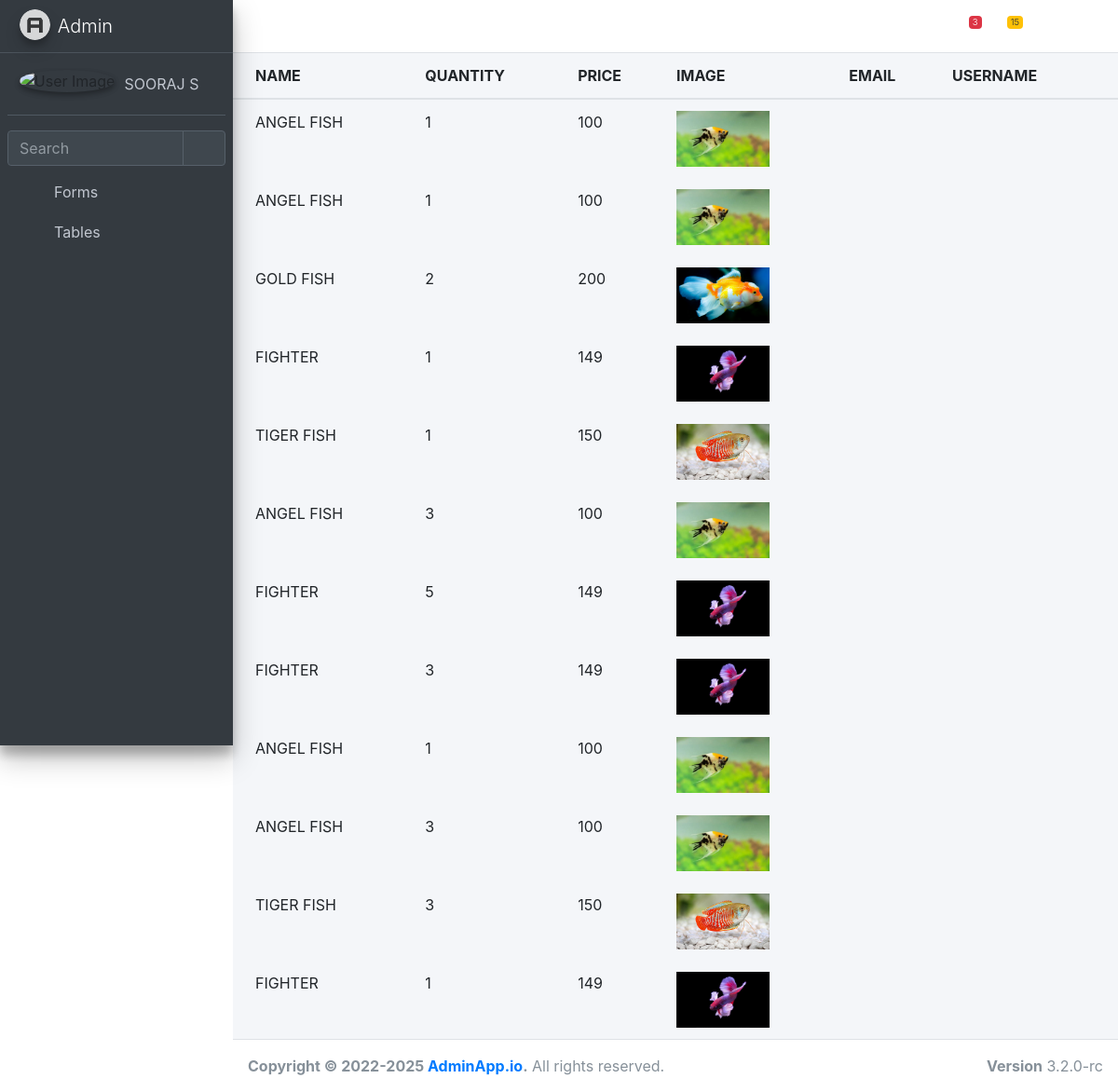
Page /usertable on the committed database.
### UserApp/models.py (models this page shows)
class cart(models.Model):
    usercart=models.ForeignKey(register,on_delete=models.CASCADE)
    userpro=models.ForeignKey(product,on_delete=models.CASCADE)
    quantity=models.IntegerField()
    total=models.IntegerField()
    status=models.IntegerField(default=0)

### AdminApp/models.py (models this page shows)
class product(models.Model):
    name1=models.CharField(max_length=20)
    description1=models.CharField(max_length=50)
    price1=models.IntegerField()
    categories=models.CharField(max_length=20,default="")
    image1=models.ImageField(upload_to='images',default='null.jpg')

### AdminApp/views.py (the view)
# urls.py: path('usertable',views.usertable,name='usertable'),
def usertable(request):
    data1=cart.objects.all()
    return render(request,'tableuser.html',{'data1':data1})

### AdminApp/templates/tableuser.html
{% extends 'admin.html'%}
{% block content %}
<div class="card-body table-responsive p-0">
    <table class="table table-hover text-nowrap">
      <thead>
        <tr>
          <th>NAME</th>
          <th>QUANTITY</th>
          <th>PRICE</th>
          <th>IMAGE</th>
          <th>EMAIL</th>
          <th>USERNAME</th>
        </tr>
          {% for i in data1 %}
        <tr>
          <td>{{i.userpro.name1}}</td>
          <td>{{i.quantity}}</td>
          <td>{{i.userpro.price1}}</td>
          <td><img src="{{i.userpro.image1.url}}" style="width: 100px;height: 60px;"></td>
          <td>{{request.session.username_u}}</td>
          <td>{{request.session.mail_u}}</td>
        </tr>
      {% endfor %}
    </table>
  </div>
  {% endblock %}

### AdminApp/templates/admin.html (shortened to what this page needs)
{% load static %}
<!DOCTYPE html>
<html lang="en">
<head>
  <link rel="stylesheet" href="{% static "plugins/fontawesome-free/css/all.min.css" %}">
  <link rel="stylesheet" href="{% static "https://code.ionicframework.com/ionicons/2.0.1/css/ionicons.min.css" %}">
  <link rel="stylesheet" href="{% static "plugins/tempusdominus-bootstrap-4/css/tempusdominus-bootstrap-4.min.css" %}">
  <link rel="stylesheet" href="{% static "plugins/icheck-bootstrap/icheck-bootstrap.min.css" %}">
  <link rel="stylesheet" href="{% static "plugins/jqvmap/jqvmap.min.css" %}">
  <link rel="stylesheet" href="{% static "dist/css/adminlte.min.css" %}">
  <link rel="stylesheet" href="{% static "plugins/overlayScrollbars/css/OverlayScrollbars.min.css" %}" >
  <link rel="stylesheet" href="{% static "plugins/daterangepicker/daterangepicker.css" %}">
  <link rel="stylesheet" href="{% static "plugins/summernote/summernote-bs4.min.css" %}">
</head>
<body class="hold-transition sidebar-mini layout-fixed">
<div class="wrapper">
  <nav class="main-header navbar navbar-expand navbar-white navbar-light">
    <ul class="navbar-nav">
      <li class="nav-item">
        <a class="nav-link" data-widget="pushmenu" href="#" role="button"><i class="fas fa-bars"></i></a>
      </li>
    </ul>
    <ul class="navbar-nav ml-auto">
      <li class="nav-item">
        <a class="nav-link" data-widget="navbar-search" href="#" role="button">
          <i class="fas fa-search"></i>
        </a>
      </li>
      <li class="nav-item dropdown">
        <a class="nav-link" data-toggle="dropdown" href="#">
          <i class="far fa-comments"></i>
          <span class="badge badge-danger navbar-badge">3</span>
        </a>
      </li>
      <li class="nav-item dropdown">
        <a class="nav-link" data-toggle="dropdown" href="#">
          <span class="badge badge-warning navbar-badge">15</span>
        </a>
      </li>
      <li class="nav-item">
        <a class="nav-link" data-widget="fullscreen" href="#" role="button">
          <i class="fas fa-expand-arrows-alt"></i>
        </a>
      </li>
      <li class="nav-item">
        <a class="nav-link" data-widget="control-sidebar" data-controlsidebar-slide="true" href="#" role="button">
          <i class="fas fa-th-large"></i>
        </a>
      </li>
    </ul>
  </nav>
  <aside class="main-sidebar sidebar-dark-primary elevation-4">
    <a href="{% url 'hello' %}" class="brand-link">
      <img src="{% static "dist/img/AdminLTELogo.png" %}" alt="AdminLTE Logo" class="brand-image img-circle elevation-3" style="opacity: .8">
      <span class="brand-text font-weight-light">Admin</span>
    </a>
    <div class="sidebar">
      <div class="user-panel mt-3 pb-3 mb-3 d-flex">
        <div class="image">
          <img src="{% static "dist/img/user2-160x160.jpg" %}" class="img-circle elevation-2" alt="User Image">
        </div>
        <div class="info">
          <a href="#" class="d-block">SOORAJ S</a>
        </div>
      </div>
      <div class="form-inline">
        <div class="input-group" data-widget="sidebar-search">
          <input class="form-control form-control-sidebar" type="search" placeholder="Search" aria-label="Search">
          <div class="input-group-append">
            <button class="btn btn-sidebar">
              <i class="fas fa-search fa-fw"></i>
            </button>
          </div>
        </div>
      </div>
      <nav class="mt-2">
        <ul class="nav nav-pills nav-sidebar flex-column" data-widget="treeview" role="menu" data-accordion="false">
          <li class="nav-item">
            <a href="#" class="nav-link">
              <i class="nav-icon fas fa-tree"></i>
              <p>
                Forms
                <i class="fas fa-angle-left right"></i>
              </p>
            </a>
          </li>
          <li class="nav-item">
            <a href="#" class="nav-link">
              <i class="nav-icon fas fa-table"></i>
              <p>
                Tables
                <i class="fas fa-angle-left right"></i>
              </p>
            </a>
          </li>
  </aside>
  <div class="content-wrapper">
     {% block content %}{% endblock %}
        </div>
      </div>
  <footer class="main-footer">
    <strong>Copyright &copy; 2022-2025 <a href="https://adminapp.io">AdminApp.io</a>.</strong>
    All rights reserved.
    <div class="float-right d-none d-sm-inline-block">
      <b>Version</b> 3.2.0-rc
    </div>
  </footer>
</body>
</html>

### rows in the picture
cart: userpro.name1 "ANGEL FISH", quantity "1", userpro.price1 "100", userpro.image1 (picture)
cart: userpro.name1 "ANGEL FISH", quantity "1", userpro.price1 "100", userpro.image1 (picture)
cart: userpro.name1 "GOLD FISH", quantity "2", userpro.price1 "200", userpro.image1 (picture)
cart: userpro.name1 "FIGHTER", quantity "1", userpro.price1 "149", userpro.image1 (picture)
cart: userpro.name1 "TIGER FISH", quantity "1", userpro.price1 "150", userpro.image1 (picture)
cart: userpro.name1 "ANGEL FISH", quantity "3", userpro.price1 "100", userpro.image1 (picture)
cart: userpro.name1 "FIGHTER", quantity "5", userpro.price1 "149", userpro.image1 (picture)
cart: userpro.name1 "FIGHTER", quantity "3", userpro.price1 "149", userpro.image1 (picture)
cart: userpro.name1 "ANGEL FISH", quantity "1", userpro.price1 "100", userpro.image1 (picture)
cart: userpro.name1 "ANGEL FISH", quantity "3", userpro.price1 "100", userpro.image1 (picture)
cart: userpro.name1 "TIGER FISH", quantity "3", userpro.price1 "150", userpro.image1 (picture)
cart: userpro.name1 "FIGHTER", quantity "1", userpro.price1 "149", userpro.image1 (picture)
